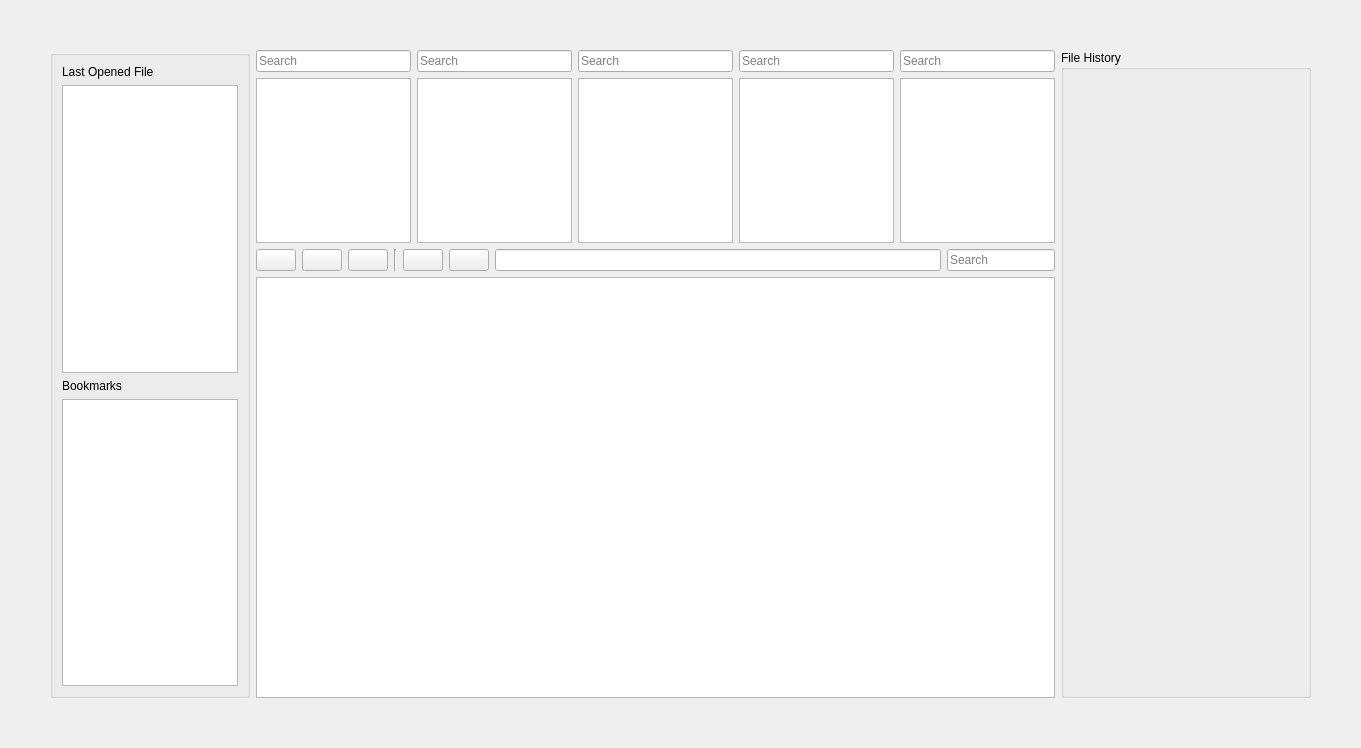
<?xml version="1.0" encoding="UTF-8"?>
<ui version="4.0">
 <class>Form</class>
 <widget class="QWidget" name="Form">
  <property name="geometry">
   <rect>
    <x>0</x>
    <y>0</y>
    <width>1361</width>
    <height>748</height>
   </rect>
  </property>
  <property name="windowTitle">
   <string>Form</string>
  </property>
  <layout class="QGridLayout" name="gridLayout">
   <property name="leftMargin">
    <number>50</number>
   </property>
   <property name="topMargin">
    <number>50</number>
   </property>
   <property name="rightMargin">
    <number>50</number>
   </property>
   <property name="bottomMargin">
    <number>50</number>
   </property>
   <item row="0" column="0">
    <widget class="QGroupBox" name="groupBox">
     <property name="minimumSize">
      <size>
       <width>200</width>
       <height>0</height>
      </size>
     </property>
     <property name="maximumSize">
      <size>
       <width>200</width>
       <height>16777215</height>
      </size>
     </property>
     <property name="title">
      <string/>
     </property>
     <layout class="QGridLayout" name="gridLayout_3">
      <item row="3" column="0">
       <widget class="QListView" name="listView_bookmarks"/>
      </item>
      <item row="1" column="0">
       <widget class="QListWidget" name="listWidget_last_opened_file"/>
      </item>
      <item row="0" column="0">
       <widget class="QLabel" name="label">
        <property name="text">
         <string>Last Opened File</string>
        </property>
       </widget>
      </item>
      <item row="2" column="0">
       <widget class="QLabel" name="label_2">
        <property name="text">
         <string>Bookmarks</string>
        </property>
       </widget>
      </item>
     </layout>
    </widget>
   </item>
   <item row="0" column="1">
    <layout class="QVBoxLayout" name="verticalLayout_2" stretch="3,7">
     <item>
      <layout class="QGridLayout" name="gridLayout_4">
       <item row="1" column="3">
        <widget class="QListWidget" name="listWidget_column_4"/>
       </item>
       <item row="1" column="4">
        <widget class="QListWidget" name="listWidget_column_5"/>
       </item>
       <item row="0" column="0">
        <widget class="QLineEdit" name="lineEdit_column_1_search">
         <property name="placeholderText">
          <string>Search</string>
         </property>
        </widget>
       </item>
       <item row="0" column="1">
        <widget class="QLineEdit" name="lineEdit_column_2_search">
         <property name="placeholderText">
          <string>Search</string>
         </property>
        </widget>
       </item>
       <item row="0" column="2">
        <widget class="QLineEdit" name="lineEdit_column_3_search">
         <property name="placeholderText">
          <string>Search</string>
         </property>
        </widget>
       </item>
       <item row="0" column="4">
        <widget class="QLineEdit" name="lineEdit_column_5_search">
         <property name="placeholderText">
          <string>Search</string>
         </property>
        </widget>
       </item>
       <item row="0" column="3">
        <widget class="QLineEdit" name="lineEdit_column_4_search">
         <property name="placeholderText">
          <string>Search</string>
         </property>
        </widget>
       </item>
       <item row="1" column="1">
        <widget class="QListWidget" name="listWidget_column_2"/>
       </item>
       <item row="1" column="2">
        <widget class="QListWidget" name="listWidget_column_3"/>
       </item>
       <item row="1" column="0">
        <widget class="QListWidget" name="listWidget_column_1"/>
       </item>
      </layout>
     </item>
     <item>
      <layout class="QHBoxLayout" name="horizontalLayout" stretch="8">
       <item>
        <layout class="QVBoxLayout" name="verticalLayout">
         <item>
          <layout class="QGridLayout" name="gridLayout_6" columnstretch="0,0,0,0,0,0,0,1,0">
           <item row="0" column="1">
            <widget class="QPushButton" name="pushButton_up">
             <property name="text">
              <string/>
             </property>
            </widget>
           </item>
           <item row="0" column="0">
            <widget class="QPushButton" name="pushButton_back">
             <property name="text">
              <string/>
             </property>
            </widget>
           </item>
           <item row="0" column="3">
            <widget class="QPushButton" name="pushButton_refresh">
             <property name="text">
              <string/>
             </property>
            </widget>
           </item>
           <item row="0" column="7">
            <widget class="QLineEdit" name="lineEdit_path"/>
           </item>
           <item row="0" column="8">
            <widget class="QLineEdit" name="lineEdit_search">
             <property name="placeholderText">
              <string>Search</string>
             </property>
            </widget>
           </item>
           <item row="0" column="5">
            <widget class="QPushButton" name="pushButton_create_folder">
             <property name="text">
              <string/>
             </property>
            </widget>
           </item>
           <item row="0" column="4">
            <widget class="Line" name="line">
             <property name="orientation">
              <enum>Qt::Vertical</enum>
             </property>
            </widget>
           </item>
           <item row="0" column="6">
            <widget class="QPushButton" name="pushButton_open_current_directory">
             <property name="text">
              <string/>
             </property>
            </widget>
           </item>
          </layout>
         </item>
         <item>
          <widget class="QTableView" name="tableView_current_directory">
           <attribute name="horizontalHeaderVisible">
            <bool>false</bool>
           </attribute>
          </widget>
         </item>
        </layout>
       </item>
      </layout>
     </item>
    </layout>
   </item>
   <item row="0" column="2">
    <widget class="QGroupBox" name="groupBox_5">
     <property name="minimumSize">
      <size>
       <width>250</width>
       <height>0</height>
      </size>
     </property>
     <property name="maximumSize">
      <size>
       <width>250</width>
       <height>16777215</height>
      </size>
     </property>
     <property name="title">
      <string>File History</string>
     </property>
    </widget>
   </item>
  </layout>
 </widget>
 <resources/>
 <connections/>
</ui>
